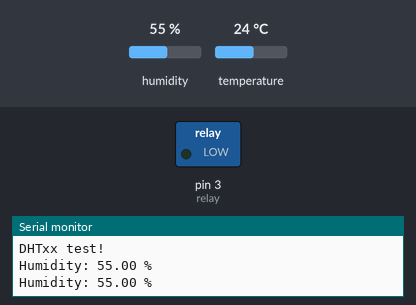
Simulated run of this sketch. Board: Arduino Uno, built with avr-gcc and run on an emulated ATmega328P. Shown: switched loads named in the sketch (green lamp = pin HIGH), the last lines printed to the serial monitor. The test bench sets the inputs (shaded band); at power-on: humidity 55 %, temperature 24 °C.

Above: at 5.8 s.
5.9 s: humidity set to 58 %
10.2 s: humidity set to 61 %
At 11.7 s:
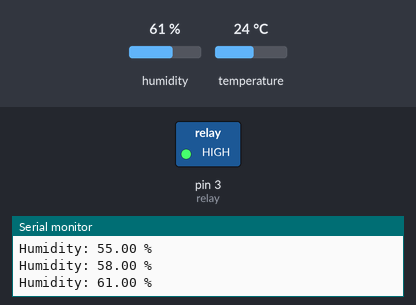
14.5 s: humidity set to 22 %
At 18.0 s:
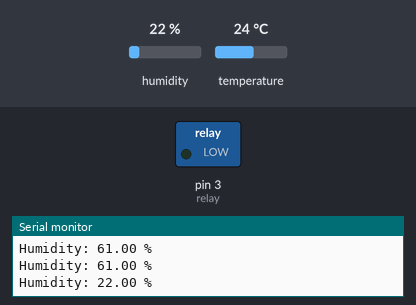
18.8 s: humidity set to 68 %
At 21.2 s:
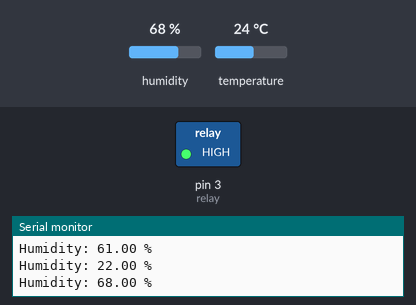
Timing chart, 0 to 22.7 s (numbered marks = the images above; inputs shaded):
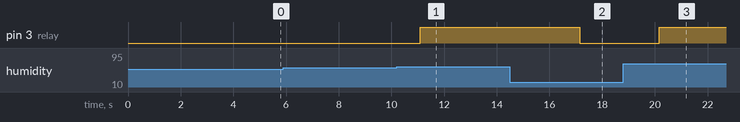

The sketch:

Code002.ino
```cpp
/*This code is based on humidity levels in compost bin
 * DHT11 sensor connected with Relay and 12v DC fan for easy composting
 * Relay is connected in NO terminal
 */

#include <DHT.h>

#define DHTPIN 2     // what digital pin we're connected to
int relay = 3;   //digital pin 3

// Uncomment whatever type you're using!
#define DHTTYPE DHT11   // DHT 11
//#define DHTTYPE DHT22   // DHT 22  (AM2302), AM2321
//#define DHTTYPE DHT21   // DHT 21 (AM2301)


// NOTE: If using a board with 3.3V logic like an Arduino Due connect pin 1
// to 3.3V instead of 5V!

DHT dht(DHTPIN, DHTTYPE);


void setup() {
  Serial.begin(9600);
  Serial.println("DHTxx test!");
  pinMode(relay, OUTPUT); // declaring relay as the output
  dht.begin();
}

void loop() {
  // Wait a few seconds between measurements.
  delay(2000);
  float h = dht.readHumidity();

  // Check if any reads failed and exit early (to try again).
  if (isnan(h)) {
    Serial.println("Failed to read from DHT sensor!");
    return;
  }
  Serial.print("Humidity: ");
  Serial.print(h);
  Serial.println(" %\t");


  if (h < 60)  // if humidity is greater than 60, relay (connected to fan) will switch on else will switch off
  {
    digitalWrite(relay, LOW); // Relay LOW, Fan ON
    delay(1000);
  }
  else {
    digitalWrite(relay, HIGH); // Relay HIGH, Fan OFF
    delay(1000);
  }
}
```

Measured:
- the behaviour switches between 59 and 60 % on humidity (found by bisection; images 0 and 1)
- after the input at 10.2 s, pin 3 (relay): LOW → HIGH after 0.90 s
- after the input at 14.5 s, pin 3 (relay): HIGH → LOW after 2.6 s
- after the input at 18.8 s, pin 3 (relay): LOW → HIGH after 1.4 s
